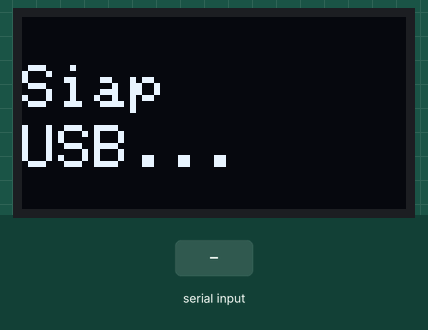
Bench run of a program on a simulated ESP32. Shown: 128×64 one-colour display. Inputs (shaded band) come from the test bench. What the program prints to the serial monitor is not drawn.

Above: at 1.2 s.
1.3 s: "1\n" received over Serial
At 2.5 s:
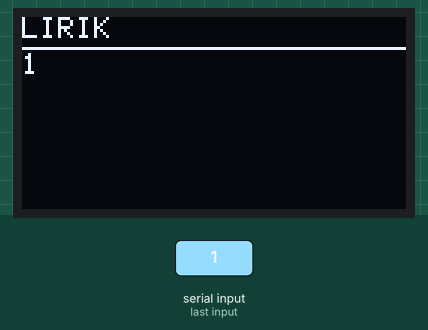
2.8 s: "0\n" received over Serial
At 3.6 s:
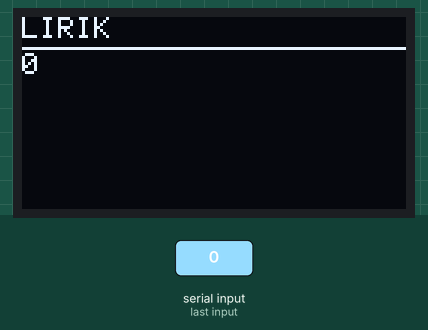
4.3 s: "2\n" received over Serial
Timing chart, 0 to 7.3 s (numbered marks = the images above; inputs shaded):
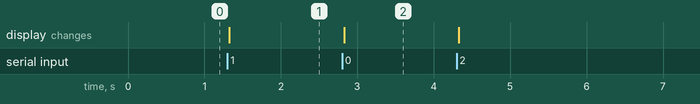

The program:

main.cpp
```cpp
#include <Arduino.h>
#include <Wire.h>
#include <Adafruit_GFX.h>
#include <Adafruit_SSD1306.h>

#define OLED_SDA 21
#define OLED_SCL 22

#define SCREEN_WIDTH 128
#define SCREEN_HEIGHT 64
#define OLED_RESET -1
#define OLED_ADDRESS 0x3C

Adafruit_SSD1306 display(
    SCREEN_WIDTH,
    SCREEN_HEIGHT,
    &Wire,
    OLED_RESET
);

String incomingText = "";

void showText(String message) {
    const double textSize = 1.6;
    const int charWidth = 6 * textSize;
    const int lineHeight = 8 * textSize;
    const int headerHeight = 12;
    const int maxChars = SCREEN_WIDTH / charWidth;
    const int maxLines = (SCREEN_HEIGHT - headerHeight) / lineHeight;

    display.clearDisplay();
    display.setTextColor(SSD1306_WHITE);

    display.setTextSize(1);
    display.setCursor(0, 0);
    display.println("LIRIK");
    display.drawLine(0, 10, 127, 10, SSD1306_WHITE);

    message.trim();
    display.setTextSize(textSize);

    int y = headerHeight;
    int lines = 0;

    while (message.length() > 0 && lines < maxLines) {
        int breakAt = min(maxChars, (int)message.length());

        if (message.length() > maxChars) {
            int space = message.lastIndexOf(' ', maxChars);

            if (space > 0) {
                breakAt = space;
            }
        }

        display.setCursor(0, y);
        display.print(message.substring(0, breakAt));

        message = message.substring(breakAt);
        message.trim();

        y += lineHeight;
        lines++;
    }

    display.display();
}

void setup() {
    Serial.begin(115200);

    Wire.begin(OLED_SDA, OLED_SCL);

    if (!display.begin(
            SSD1306_SWITCHCAPVCC,
            OLED_ADDRESS
        )) {
        Serial.println("OLED tidak terdeteksi!");
        while (true) {
            delay(1000);
        }
    }

    display.clearDisplay();
    display.setTextColor(SSD1306_WHITE);
    display.setTextSize(2);
    display.setCursor(0, 16);
    display.println("Siap");
    display.setCursor(0, 36);
    display.println("USB...");
    display.display();

    Serial.println("ESP32 siap menerima teks.");
}

void loop() {
    while (Serial.available() > 0) {
        char c = Serial.read();

        if (c == '\r') {
            continue;
        }

        if (c == '\n') {
            if (incomingText.length() > 0) {
                Serial.print("Teks diterima: ");
                Serial.println(incomingText);

                showText(incomingText);
                incomingText = "";
            }
        } else if (incomingText.length() < 240) {
            incomingText += c;
        }
    }
}
```

Measured:
- after the input at 1.3 s, the display: changes at once (image 1)
- after the input at 2.8 s, the display: changes at once (image 2)
